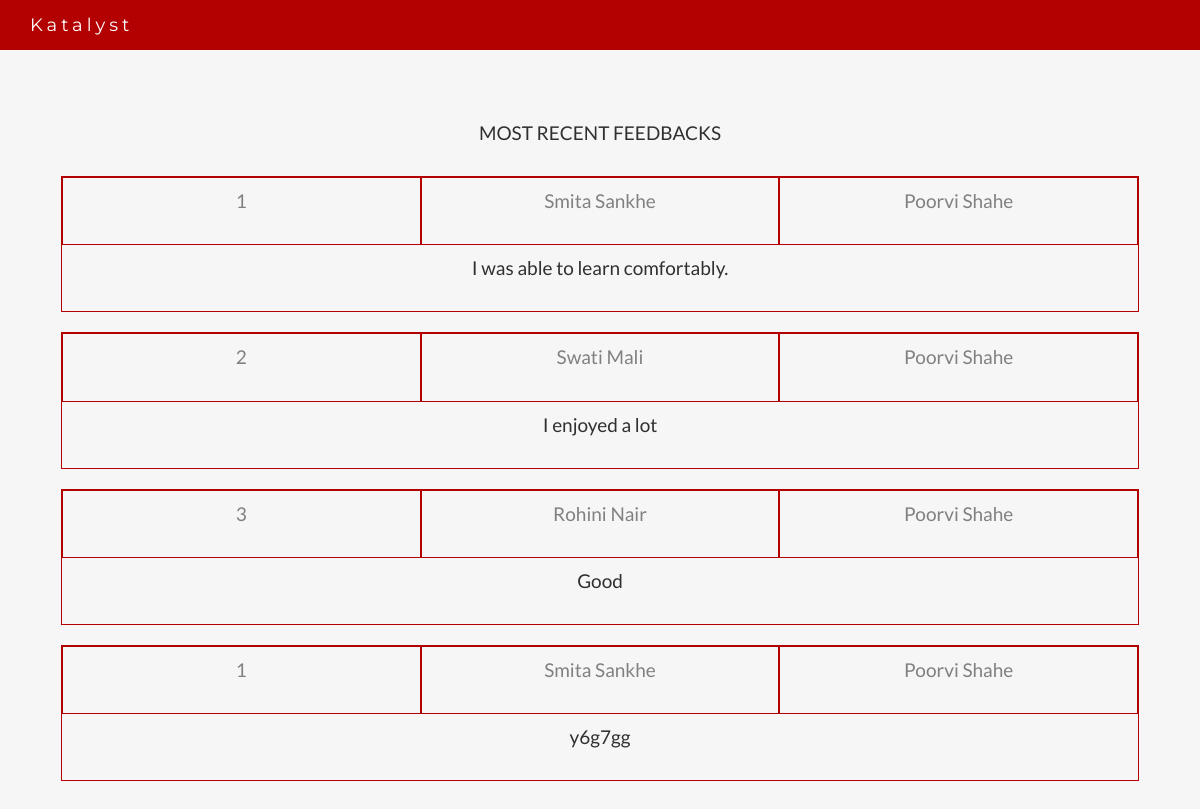
Before: /feedbacks/ with the older database file.
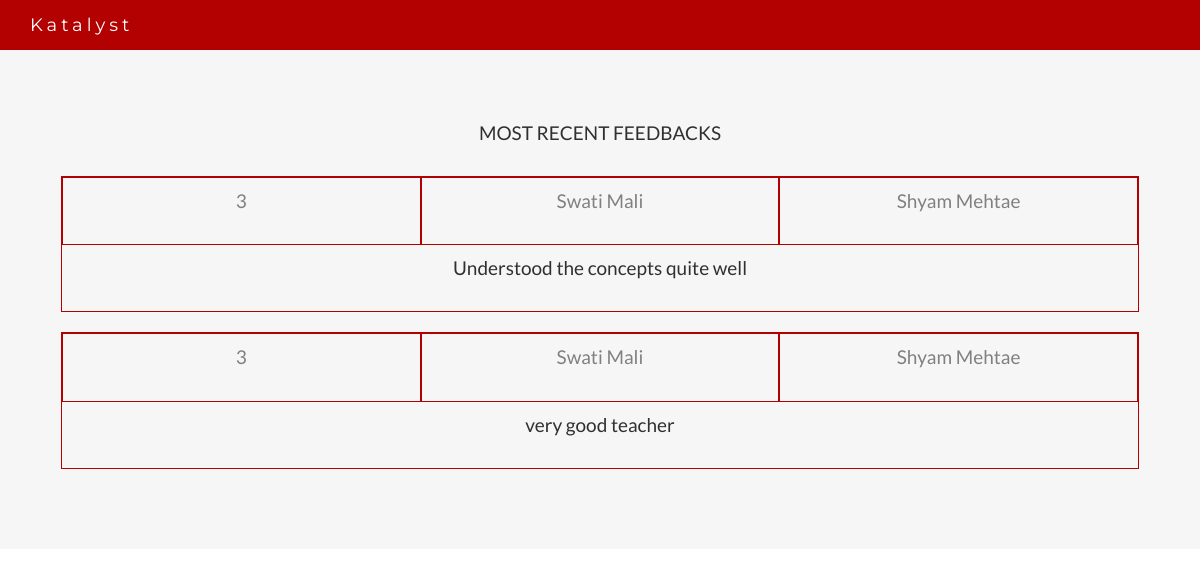
After: the same page with the newer database file.
### KatalystApp/models.py (models this page shows, shortened)
class Feedback(models.Model):
    appointment = models.ForeignKey(Appointment)
    rating = models.IntegerField(max_length=3)
    text = models.CharField(max_length=1024)

class Appointment(models.Model):
    location = models.CharField(max_length=512,default=None, null=True, blank=True)
    mentor = models.ForeignKey(Mentor)
    mentee = models.ForeignKey(Mentee)
    datetime = models.CharField(max_length=512,default=None, null=True, blank=True)
    goals = models.ManyToManyField(Goals)

class Mentee(models.Model):
    first_name = models.CharField(max_length=512,default=None, null=True, blank=True)
    last_name = models.CharField(max_length=512,default=None, null=True, blank=True)
    mobile = models.CharField(max_length=10,default=None, null=True, blank=True)
    email = models.CharField(max_length=512,default=None, null=True, blank=True)
    GENDER_CHOICES = ((1, 'Male'), (2, 'Female'))
    gender = models.IntegerField(choices=GENDER_CHOICES)
    age = models.IntegerField(max_length=4, blank=True, null=True, default=None)
    location = models.CharField(max_length=512,default=None, null=True, blank=True)
    gcm = models.CharField(max_length=512,default=None, null=True, blank=True)
    uuid = models.CharField(max_length=512,default=None, null=True, blank=True)
    assigned_mentor = models.ForeignKey(Mentor)
    django_user = models.OneToOneField(User)

class Mentor(models.Model):
    first_name = models.CharField(max_length=512,default=None, null=True, blank=True)
    last_name = models.CharField(max_length=512,default=None, null=True, blank=True)
    email = models.CharField(max_length=512,default=None, null=True, blank=True)
    mobile = models.CharField(max_length=10,default=None, null=True, blank=True)
    GENDER_CHOICES = ((1, 'Male'), (2, 'Female'))
    gender = models.IntegerField(choices=GENDER_CHOICES)
    age = models.IntegerField(max_length=4, blank=True, null=True, default=None)
    location = models.CharField(max_length=512,default=None, null=True, blank=True)
    max_num_of_students = models.IntegerField(max_length=1)
    occupation = models.CharField(max_length=512,default=None, null=True, blank=True)
    qualifications = models.ManyToManyField(Qualification)
    gcm = models.CharField(max_length=512,default=None, null=True, blank=True)
    uuid = models.CharField(max_length=512,default=None, null=True, blank=True)
    django_user = models.OneToOneField(User)

### KatalystApp/views.py (the view)
# urls.py: url(r'^feedbacks/$', 'KatalystApp.views.feedbacks', name='feedbacks'),
@csrf_exempt
def feedbacks(request):
    context = {}
    context['feedbacks']=Feedback.objects.all()
    return render(request,'feedbacks.html',context)

### templates/feedbacks.html (shortened to what this page needs)
<!DOCTYPE html>
<html lang="en">
<head>
  {% load static from staticfiles %}
<link rel="stylesheet" type="text/css" href="{% static "css/bootstrap.min.css"%}">
    <link rel="stylesheet" type="text/css" href="{% static "css/sb-admin.css"%}">
<link rel="stylesheet" type="text/css" href="{% static "css/plugins/morris.css"%}">
    <link rel="stylesheet" type="text/css" href="{% static "font-awesome/css/font-awesome.min.css"%}">
</head>
<body id="myPage" data-spy="scroll" data-target=".navbar" data-offset="60">
<nav class="navbar navbar-default navbar-fixed-top">
  <div class="container">
    <div class="navbar-header">
      <a class="navbar-brand" href="#myPage">Katalyst</a>
    </div>
    <div class="collapse navbar-collapse" id="myNavbar">
    </div>
  </div>
</nav>
<div id="pricing" class="container-fluid bg-grey">
  <div class="text-center">
    <h4>MOST RECENT FEEDBACKS</h4>
      {% for xx in feedbacks %}
    <div id="meeting_list" class="row" style="margin-bottom: 20px">
            <div id="inner_div">
               <div class="col-sm-4 abc">
                  <h4 style="color:grey">{{ xx.appointment.id }}</h4>
              </div>
              <div class="col-sm-4 abc">
                <h4><a href="/mentee/?id={{ xx.appointment.mentee.id }}">{{ xx.appointment.mentee.first_name }} {{ xx.appointment.mentee.last_name }}</a></h4>
              </div>
              <div class="col-sm-4 abc">
                <h4 style="color:grey"><a href="/mentor/?id={{ xx.appointment.mentor.id }}">{{ xx.appointment.mentor.first_name }} {{ xx.appointment.mentor.last_name }}e</a></h4>
              </div>
            </div>
            <div id="inner_div abc" >
              <div class="col-sm-12">
                <h4>{{ xx.text }}</h4>
              </div>
            </div>
    </div>
      {% endfor %}
    </div>
  </div>
</body>
</html>

### static/css/sb-admin.css (style rules this page uses)
body { margin-top: 100px; background-color: #222; }
@media (min-width:768px) { body { margin-top: 50px; } }

### templates/feedbacks.html (style rules this page uses)
body { font: 400 15px Lato, sans-serif; line-height: 1.8; color: #818181; background-color: white; }
h4 { font-size: 19px; line-height: 1.375em; color: #303030; font-weight: 400; margin-bottom: 30px; }
a { text-decoration: none; color:grey; }
.container-fluid { padding: 60px 50px; }
.bg-grey { background-color: #f6f6f6; }
#meeting_list { border: 1px solid #b30000; margin: 1%; border-radius:0 !important; transition: box-shadow 0.5s; }
.navbar { margin-bottom: 0; background-color: #b30000; z-index: 9999; border: 0; font-size: 12px !important; line-height: 1.42857143 !important; letter-spacing: 4px; border-radius: 0; font-family: Montserrat, sans-serif; }
.navbar li a, .navbar .navbar-brand { color: #fff !important; }
.abc { border: 1px solid #b30000; }

Changed rows visible on the page:
removed Feedback: appointment.id "3", appointment.mentee.first_name "Rohini", appointment.mentee.last_name "Nair", appointment.mentor.first_name "Poorvi", appointment.mentor.last_name "Shah", text "Good"
removed Feedback: appointment.id "1", appointment.mentee.first_name "Smita", appointment.mentee.last_name "Sankhe", appointment.mentor.first_name "Poorvi", appointment.mentor.last_name "Shah", text "y6g7gg"
changed Feedback: appointment.id "1" → "3"; appointment.mentee.first_name "Smita" → "Swati"; appointment.mentee.last_name "Sankhe" → "Mali"; appointment.mentor.first_name "Poorvi" → "Shyam"; appointment.mentor.last_name "Shah" → "Mehta"; text "I was able to learn comfortably." → "Understood the concepts quite well"
changed Feedback: appointment.id "2" → "3"; appointment.mentor.first_name "Poorvi" → "Shyam"; appointment.mentor.last_name "Shah" → "Mehta"; text "I enjoyed a lot" → "very good teacher"
